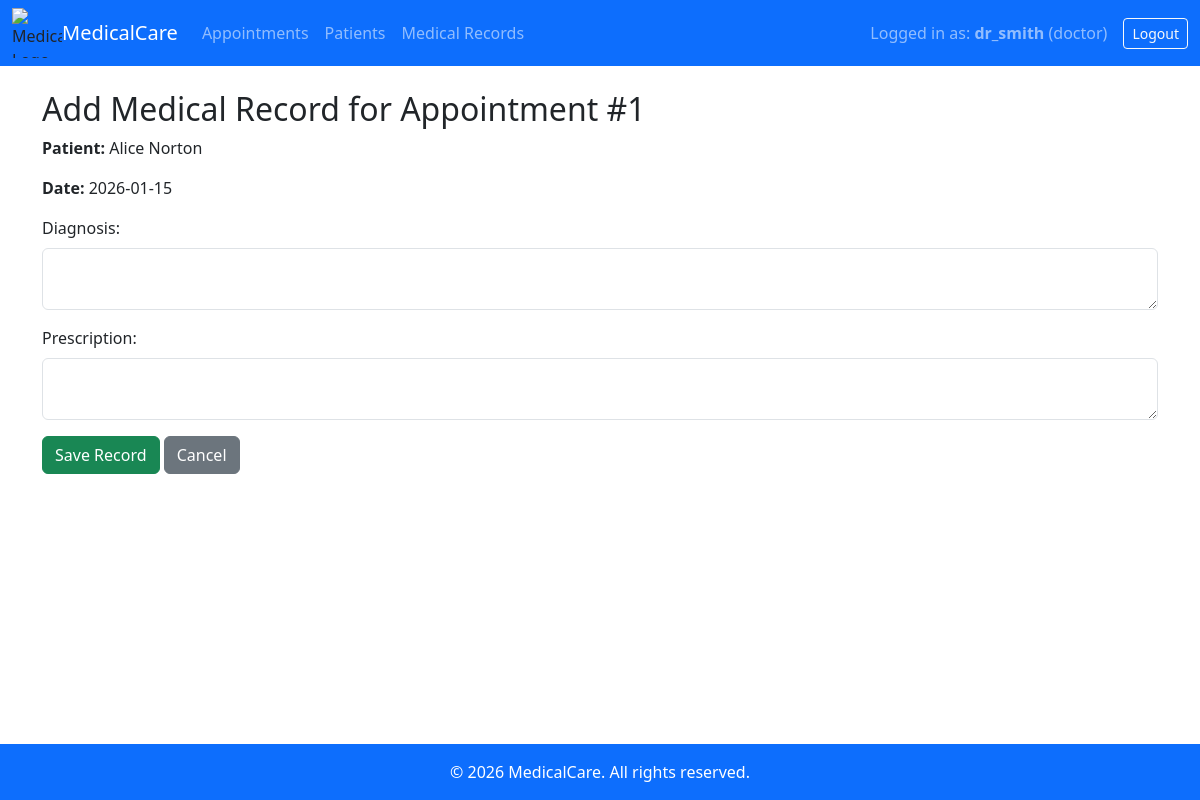
/doctor/record/1 (signed in), run on the app's committed database.
### models.py (models this page shows)
class Appointment(db.Model):
    id = db.Column(db.Integer, primary_key=True)
    patient_id = db.Column(db.Integer, db.ForeignKey("patient.id"), nullable=False)
    doctor_id = db.Column(db.Integer, db.ForeignKey("doctor.id"), nullable=False)
    date = db.Column(db.Date, nullable=False)           # <- Change from String to Date
    time = db.Column(db.Time, nullable=True)
    status = db.Column(db.String(50), nullable=False, default="Pending")
    medical_record = db.relationship("MedicalRecord", backref="appointment", uselist=False)

class Patient(db.Model):
    id = db.Column(db.Integer, primary_key=True)
    user_id = db.Column(db.Integer, db.ForeignKey("user.id"), nullable=False)
    name = db.Column(db.String(100), nullable=False)
    age = db.Column(db.Integer, nullable=False)
    gender = db.Column(db.String(10), nullable=False)
    phone = db.Column(db.String(20), nullable=True)
    appointments = db.relationship("Appointment", backref="patient", lazy=True)

### app.py (the view, shortened to what this page needs)
@app.route("/doctor/record/<int:appointment_id>", methods=["GET", "POST"])
@role_required("doctor")
def add_record(appointment_id):
    doctor = get_user("doctor")
    """Adds a medical record for a specific appointment."""
    appointment = Appointment.query.get_or_404(appointment_id)
    return render_template("record_new.html", appointment=appointment)

### app.py (called while the page is built)
@app.context_processor
def inject_now():
    return {'current_year': datetime.now().year}

def role_required(role):
    def decorator(f):
        @wraps(f)
        def wrapper(*args, **kwargs):
            if "role" not in session or session["role"] != role:
                abort(403)
            return f(*args, **kwargs)
        return wrapper
    return decorator

def get_user(role):
    if role == "doctor":
        return Doctor.query.filter_by(user_id=session["user_id"]).first()
    elif role == "patient":
        return Patient.query.filter_by(user_id=session["user_id"]).first()
    return None

### templates/record_new.html (shortened to what this page needs)
{% extends "base.html" %}
{% block content %}
<h2>Add Medical Record for Appointment #{{ appointment.id }}</h2>
<p><strong>Patient:</strong> {{ appointment.patient.name }}</p>
<p><strong>Date:</strong> {{ appointment.date }}</p>
<form method="POST">
    <div class="mb-3">
        <label for="diagnosis" class="form-label">Diagnosis:</label>
        <textarea id="diagnosis" name="diagnosis" class="form-control" required></textarea>
    </div>
    <div class="mb-3">
        <label for="prescription" class="form-label">Prescription:</label>
        <textarea id="prescription" name="prescription" class="form-control" required></textarea>
    </div>
    <button type="submit" class="btn btn-success">Save Record</button>
    <a href="{{ url_for('doctor_appointments') }}" class="btn btn-secondary">Cancel</a>
</form>
{% endblock %}

### static/css/style.css (style rules this page uses)
html, body { height: 100%; margin: 0; display: flex; flex-direction: column; }

### data on the page
Appointment: id "1", date "2026-01-15"
Patient: patient.name "Alice Norton"

### other printed values
{{ session.get('username') }} "dr_smith"
{{ session.get('role') }} "doctor"
